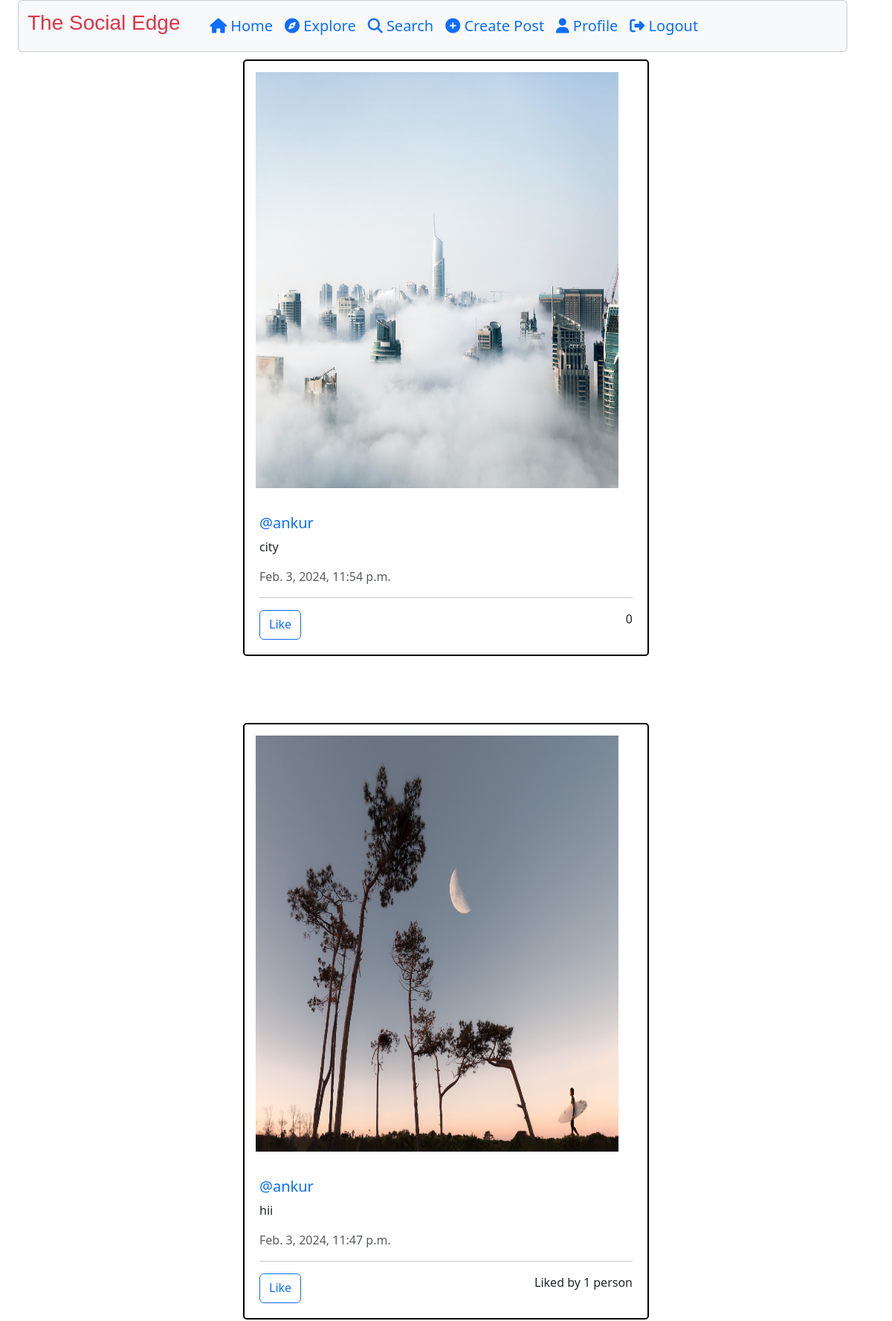
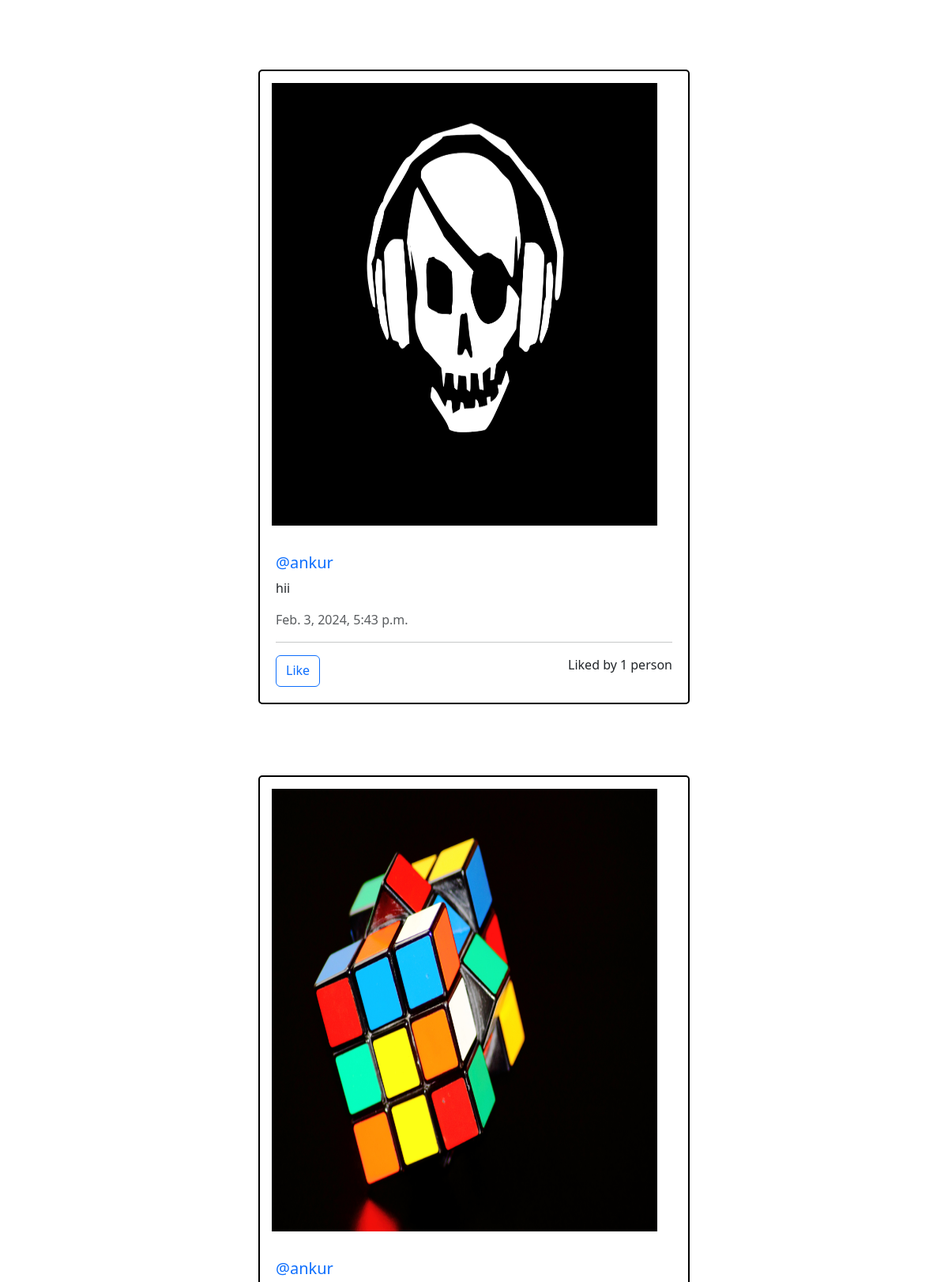
The app's page / (signed in, upper part) with its own data (2 pictures, top to bottom).
### userauth/models.py (models this page shows, shortened)
class Post(models.Model):
    id = models.UUIDField(primary_key=True, default=uuid.uuid4)
    user = models.CharField(max_length=100)
    image = models.ImageField(upload_to='post_images')
    caption = models.TextField()
    created_at = models.DateTimeField(default=datetime.now)
    no_of_likes = models.IntegerField(default=0)

### userauth/views.py (the view)
# urls.py: path('',views.home),
@login_required(login_url='/loginn')
def home(request):
    following_users = Followers.objects.filter(follower=request.user.username).values_list('user', flat=True)
    post = Post.objects.filter(Q(user=request.user.username) | Q(user__in=following_users)).order_by('-created_at')
    profile = Profile.objects.get(user=request.user)
    context = {
        'post': post,
        'profile': profile,
    }
    return render(request, 'main.html',context)

### templates/main.html (shortened to what this page needs)
{% load static %}
<!DOCTYPE html>
<html lang="en">
<head>
    <link href="https://cdn.jsdelivr.net/npm/bootstrap@5.3.2/dist/css/bootstrap.min.css" rel="stylesheet">
    <link rel="stylesheet" href="{% static 'css/app.css' %}">
</head>
<body>
    <div class="container-fluid">
        <div class="container" style="position: fixed;">
            <nav class="navbar navbar-expand-lg bg-body-tertiary card" style="font-size: 20px;">
                <div class="container-fluid">
                    <a class="navbar-brand text-danger" href="/"
                        style="font-family: 'Lucida Sans', 'Lucida Sans Regular', 'Lucida Grande', 'Lucida Sans Unicode', Geneva, Verdana, sans-serif;">
                        <h3>The Social Edge</h3>
                    </a>
                    <div class="collapse navbar-collapse" id="navbarSupportedContent">
                        <ul class="navbar-nav me-auto mb-2 mb-lg-0">
                            <li class="nav-item">
                                <a class="nav-link active" aria-current="page" href="#">
                                </a>
                            </li>
                            <li class="nav-item">
                                <a class="nav-link active text-primary" href="/">
                                    <i class="fa-solid fa-house mr-1"></i> Home
                                </a>
                            </li>
                            <li class="nav-item">
                                <a class="nav-link active text-primary" href="/explore">
                                    <i class="fa-solid fa-compass mr-1"></i> Explore
                                </a>
                            </li>
                            <li class="nav-item">
                                <a class="nav-link active text-primary" href="#" data-bs-toggle="modal" data-bs-target="#exampleModal3">
                                    <i class="fa-solid fa-magnifying-glass mr-1"></i> Search
                                </a>
                            </li>
                            <li class="nav-item">
                                <a class="nav-link active text-primary" href="#" data-bs-toggle="modal" data-bs-target="#exampleModal"
                                    data-bs-whatever="@getbootstrap">
                                    <i class="fa-solid fa-circle-plus mr-1"></i> Create Post
                                </a>
                            </li>
                            <li class="nav-item">
                                <a class="nav-link active text-primary" href="/profile/{{user}}">
                                    <i class="fa-solid fa-user mr-1"></i> Profile
                                </a>
                            </li>
                            <li class="nav-item">
                                <a class="nav-link active text-primary" href="/logoutt">
                                    <i class="fa-solid fa-right-from-bracket mr-1"></i> Logout
                                </a>
                            </li>
                        </ul>
                    </div>
                </div>
            </nav>
        </div>
        <div class="container-fluid">
            <main role="main" class="">
                <div>{% for pos in post %}
                    <div class="container" id="{{pos.id}}">
                        <div class="row">
                            <div class="col-md-6 mx-auto" style="margin-top: 80px; margin-bottom: 10px;">
                                <div class="post-card " style="border: 2px solid black; border-radius: 5px;">
                                    <img src="{{pos.image.url}}" alt="Post Image" class="post-image"
                                        style="height: 70vh; width:90%; margin: 15px;">
                                    <div class="post-content" style="margin: 20px;">
                                        <h5><a href="/profile/{{pos.user}}"
                                                style="text-decoration: none;">@{{pos.user}}</a></h5>
                                        <p>{{pos.caption}}</p>
                                        <p class="text-muted">{{pos.created_at}}</p>
                                        <hr>
                                        <div class="d-flex justify-content-between">
                                            <a href="/like-post/{{pos.id}}" class="btn btn-outline-primary">Like</a>
                                            {% if pos.no_of_likes == 0 %}
                                            <p>0</p>
                                            {% elif pos.no_of_likes == 1 %}
                                            <p>Liked by {{pos.no_of_likes}} person</p>
                                            {% else %}
                                            <p>Liked by {{pos.no_of_likes}} people</p>
                                            {% endif %}
                                        </div>
                                    </div>
                                </div>
                            </div>
                        </div>
                    </div>
                    {% endfor %}
                </div>
            </main>
        </div>
    </div>
</body>
</html>

### records on screen
Post: image (picture), user "ankur", caption "city", created_at "Feb. 3, 2024, 11:54 p.m.", no_of_likes "0"
Post: image (picture), user "ankur", caption "hii", created_at "Feb. 3, 2024, 11:47 p.m.", no_of_likes "1"
Post: image (picture), user "ankur", caption "hii", created_at "Feb. 3, 2024, 5:43 p.m.", no_of_likes "1"
Post: image (picture), user "ankur"
